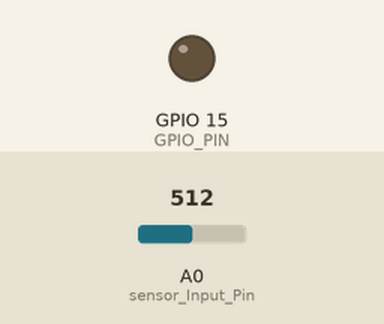
A sketch run on a simulated ESP8266 (NodeMCU). Parts: output pins drawn as LEDs (lit = HIGH). The inputs (shaded band) are chosen by the test bench; at power-on: A0 (sensor_Input_Pin) = 512. WiFi joins after 1.5 s; servers stay silent unless stated; raw I2C reads return 0; not simulated (calls return 0 or success): arduino_secrets.h; what the sketch prints to the serial monitor is not drawn.

Above: at 27.0 s.
At 52.7 s:
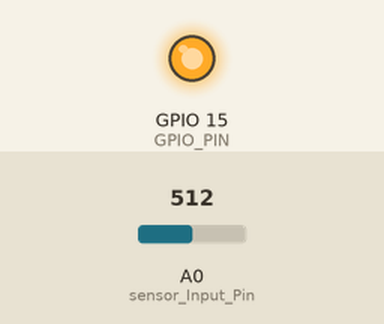
Timing chart, 0 to 65.0 s (numbered marks = the images above):
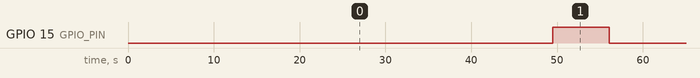

The sketch:

TDS_I2C_sketch_v3.ino
```cpp
#include <LiquidCrystal_I2C.h> // Library for LCD
#include <Wire.h>
#include <ESP8266WiFi.h>
#include "arduino_secrets.h"

#define sensor_Input_Pin A0   // Data Wire is plugged into ADC Port
#define GPIO_PIN 15           // Power Port is GPIO PIN 15
#define pollingInterval 40000   // Interval for sampling
#define samplingInterval 40000   // Interval for sampling

int sensorValue = 0;         // Variable to store sensor value
float tdsValue = 0;          // Variable to store tdsValue
float adjustedTds = 0;       // Initialize the adjustedTds calculation as zero
float Voltage = 0;           // Variable to store Voltage
char tdsChar[8];             // Character array to store tds value as string
float VC = 3.3;              // Voltage Constant
int slaveAddress = 8;        // Define slave address
String FeatherID = "F1: ";     // Device ID
bool codeExecuted = false;         // Flag for code execution
const int16_t I2C_SLAVE = 8; // Define the I2C slave address
float receivedFloatValue;    // Variable to store received float value
float receivedFloatTemp;    // Variable to store received temperature value
uint8_t messageType = 0x03;     // Message type correlates with boot sequence
uint8_t messageLength = 8;      // Length of the message

// Constants for temperature coefficient calculation
const float tempCoefficient = 0.02;  // 2% Coefficient calculation
const float referenceTemp = 25.0;    // Reference temperature for calibration

// LCD Address
LiquidCrystal_I2C lcd(0x20, 16, 2); // I2C address 0x20, 16 columns and 2 rows

void setup() {
    Serial.begin(9600);    // Initialize serial communication
    // Wait for serial port to connect
    while (!Serial) {
    ;
    }
    pinMode(GPIO_PIN, OUTPUT);      // Set GPIO PIN as OUTPUT for controlling power
    WiFi.begin(ssid, ssid_pass);
    Serial.print("Connecting to ");
    Serial.println(ssid);

    while (WiFi.status() != WL_CONNECTED) {
      delay(500);
      Serial.print(".");
    }
    // Print local IP address when connected
    Serial.println("");
    Serial.println("WiFi connected");
    Serial.println("IP address: ");
    Serial.println(WiFi.localIP());
    Wire.begin();
    // lcd.init();                     // Initialize the LCD
    // lcd.backlight();                // Turn on the LCD backlight
    // lcd.setCursor(0, 0);            // Set the LCD Cursor
    // lcd.print("Master - F1");       // Display device info on LCD
    // lcd.setCursor(0, 1);            // Set the LCD Cursor
    // lcd.print("FireBeetle1");  // Set the LCD Cursor
    // lcd.setCursor(0, 0);            // Set the LCD Cursor
    // delay(5000);                    // Wait for 5 seconds
    // lcd.print("F1-SetupComplete");  // Indicate setup completion on LCD
    // delay(1000);                    // Wait for 1 second

    if (!codeExecuted) {
    delay(3000);
    codeExecuted = true;
    }
}

void loop() {

  static unsigned long pollingTime = millis();
  if (millis() - pollingTime > pollingInterval) {
    Serial.println("attempting message retrieval");
    Wire.requestFrom(I2C_SLAVE, 8); // Request 8 bytes from slave device #8
    while (Wire.available()) { // Slave may send less than requested
      uint8_t receivedMessageType = Wire.read(); // Read the message type byte
      uint8_t receivedMessageLength = Wire.read(); // Read the message length byte

      // This block is for message type 0x02 (temperature value)
      if (receivedMessageType == 0x02 && receivedMessageLength == 8) {
        Serial.println("Received temperature value:");
        uint8_t byteArray[sizeof(float)]; // Create an array to store the bytes of the float
        for (int i = 0; i < receivedMessageLength; i++) {
          byteArray[i] = Wire.read(); // Read bytes of the message body into byteArray
        }
        // Reconstruct the float value from byteArray
        float *ptr = reinterpret_cast<float*>(byteArray); // Type punning
        receivedFloatValue = *ptr; // Assign the reconstructed float value
        receivedFloatTemp = receivedFloatValue;
        Serial.println(receivedFloatTemp); // Print the reconstructed temperature value
      }
    }
    pollingTime = millis();
  }

  // static long unsigned looptime = millis();
  static unsigned long samplingTime = millis();
  if (millis() - samplingTime > samplingInterval) {
    digitalWrite(GPIO_PIN, HIGH); // Power on the sensor
    delay(1500);                   // Wait for sensor stabilization
    sensorValue = analogRead(sensor_Input_Pin); // Read analog value from sensor
    Voltage = sensorValue * VC / 1024.0; // Convert analog reading to voltage (10-bit resolution for ESP8266, 3.3V)
    tdsValue = (133.42 / Voltage * Voltage * Voltage - 255.86 * Voltage * Voltage + 857.39 * Voltage) * 0.5; // Convert voltage value to TDS value
    Serial.print("rawTDS = ");
    Serial.println(tdsValue);
    adjustedTds = adjustTds(tdsValue, receivedFloatTemp); // Calculate the adjusted TDS
    Serial.print("Reported Voltage on the PIN = ");
    Serial.print(Voltage);        // Print voltage to serial monitor
    Serial.println(" volts");
    // printValue();                 // Print TDS value on LCD
    delay(5000);                   // Wait for sensor stabilization
    digitalWrite(GPIO_PIN, LOW);  // Power off the sensor
    transmitSlave();             // Transmit to slave;
    samplingTime = millis();
  }
    // looptime = (millis() - looptime)/1000;
    // Serial.println(looptime);
    // Delay for stability
  delay(5000);

}

// Function to print TDS value on LCD
/*void printValue() {
    lcd.clear();                   // Clear LCD display
    lcd.setCursor(0, 0);          // Set cursor position
    lcd.print("TDS Value");       // Display label
    lcd.setCursor(0, 1);          // Set cursor position
    lcd.print(tdsValue);          // Display TDS value
    lcd.setCursor(6, 1);          // Set cursor position
    lcd.print("ppm");             // Display units
}*/

// Function to calculate adjusted TDS reading based on temperature
float adjustTds(float rawTDS, float temperature) {
    // Calculate temperature correction factor
    float tempCorrection = 1.0 + tempCoefficient * (temperature - referenceTemp);
    Serial.println("Temperature Correction =");
    Serial.println(tempCorrection);
    // Adjust TDS reading based on temperature
    float adjustedTds = rawTDS + tempCorrection;
    Serial.print("adjustedTDS = ");
    Serial.print(adjustedTds);       // Print TDS value to serial monitor
    Serial.println(" ppm");
    return adjustedTds;
}


// Transmit to slave
void transmitSlave() {
  Wire.beginTransmission(slaveAddress); // Start I2C transmission with slave (Arduino)
  Wire.write(messageType);              // Send message type
  Wire.write(messageLength);            // Send message length
  uint8_t byteArray[sizeof(float)];    // Create byte array to store temperature
  memcpy(byteArray, &adjustedTds, sizeof(float)); // Copy temperature value to byte array
  for (int i = 0; i < sizeof(float); i++) {
    Wire.write(byteArray[i]);          // Send temperature byte by byte
  }
  Wire.endTransmission();               // End transmission
  Serial.println("Message Sent");       // Print status message
}

/*
//testing
void transmitSlave() {
  Wire.beginTransmission(slaveAddress); // Start I2C transmission with slave (Arduino)
  Wire.write(messageType);              // Send message type
  Wire.write(messageLength);            // Send message length
  uint8_t *bytePtr = (uint8_t *)&adjustedTds; // Get a pointer to the float variable
  for (int i = 0; i < sizeof(float); i++) {
    Wire.write(bytePtr[i]);             // Send each byte of the float value
  }
  Wire.endTransmission();               // End transmission
  Serial.println("Message Sent");       // Print status message
}
*/
```

Measured:
- by itself, GPIO 15 (GPIO_PIN): alternates HIGH for 6.6 s and LOW for 40.0 s
